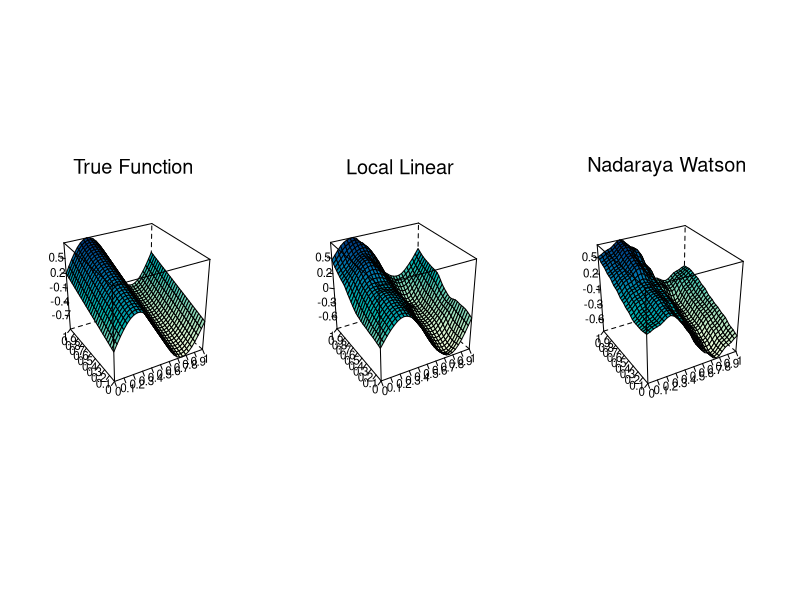

Write R code to recreate this figure.
# ----------------------------------------------------------------------------
# Book: SPM
# ----------------------------------------------------------------------------
# Usage: -
# ----------------------------------------------------------------------------
# See also: -
# ----------------------------------------------------------------------------
# Quantlet: SPMtruenadloc
# ----------------------------------------------------------------------------
# Description: SPMtruenadloc computes the true function, the Nadaraya-Watson
# estimate and the local linear estimate.
# ----------------------------------------------------------------------------
# Author: Eunah Whang, Awdesch Melzer 03042013
# ----------------------------------------------------------------------------

graphics.off()
rm(list = ls(all = TRUE))

set.seed(100)  # set pseudo random numbers
# Number of observations
N    = 900  
grid = seq(0, 1, length = 30)  # grid
x12  = expand.grid(grid, grid)  # expand the grid
x1   = x12[[1]]
x2   = x12[[2]]
true = function(x1, x2) {
    sin(2 * pi * x1) + x2
}  # true function

z = true(x1, x2)  # true function for inputs
y = true(x1, x2) + rnorm(N, mean = 0, sd = 0.5)  # add error to true function

# The local linear smoother
mhat.ll = loess(y ~ x1 + x2, span = 0.1, degree = 1)  # loc

# The Nadaraya-Watson smoother
mhat.nw = loess(y ~ x1 + x2, span = 0.1, degree = 0)


data.tr = data.frame(z, grid, grid)
data.ll = data.frame(mhat.ll$fitted, grid, grid)
data.nw = data.frame(mhat.nw$fitted, grid, grid)



require(lattice)
# To save plot uncomment following line and 'dev.off()', please, comment-out
# 'dev.new()' pdf('SPMtruenadloc%02d.pdf', height=5, width=15, onefile=F)
par.set = list(axis.line = list(col = "transparent"), clip = list(panel = "off"))

# true function plor
p1 = wireframe(z ~ grid * grid, data = data.tr, drape = TRUE, colorkey = F, ticktype = "detailed", 
    main = expression(paste("True Function")), screen = list(z = 30, x = -60), 
    scales = list(arrows = FALSE, col = "black", distance = 1, tick.number = 8, 
        cex = 0.7, x = list(labels = round(seq(0, 1, length = 11), 1)), y = list(labels = round(seq(0, 
            1, length = 11), 1)), z = list(labels = round(seq(min(z), max(z), length = 11), 
            2))), xlab = list("", rot = 30, cex = 1.2), ylab = list("", rot = -40, 
        cex = 1.2), zlab = list("", rot = 95, cex = 1.1), par.settings = par.set)

# local linear plot

p2 = wireframe(mhat.ll$fitted ~ grid * grid, data = data.ll, drape = TRUE, colorkey = F, 
    ticktype = "detailed", main = expression(paste("Local Linear")), screen = list(z = 30, 
        x = -60), scales = list(arrows = FALSE, col = "black", distance = 1, tick.number = 8, 
        cex = 0.7, x = list(labels = round(seq(0, 1, length = 11), 1)), y = list(labels = round(seq(0, 
            1, length = 11), 1)), z = list(labels = round(seq(min(mhat.ll$fitted), 
            max(mhat.ll$fitted), length = 11), 1))), xlab = list("", rot = 30, 
        cex = 1.2), ylab = list("", rot = -40, cex = 1.2), zlab = list("", rot = 95, 
        cex = 1.1), par.settings = par.set)

# nadaraya watson plot

p3 = wireframe(mhat.nw$fitted ~ grid * grid, data = data.nw, drape = TRUE, colorkey = F, 
    ticktype = "detailed", main = expression(paste("Nadaraya Watson")), screen = list(z = 30, 
        x = -60), scales = list(arrows = FALSE, col = "black", distance = 1, tick.number = 8, 
        cex = 0.7, x = list(labels = round(seq(0, 1, length = 11), 1)), y = list(labels = round(seq(0, 
            1, length = 11), 1)), z = list(labels = round(seq(min(mhat.nw$fitted), 
            max(mhat.nw$fitted), length = 11), 1))), xlab = list("", rot = 30, 
        cex = 1.2), ylab = list("", rot = -40, cex = 1.2), zlab = list("", rot = 95, 
        cex = 1.1), par.settings = par.set)

print(p1, split = c(1, 1, 3, 1), more = TRUE)
print(p2, split = c(2, 1, 3, 1), more = TRUE)
print(p3, split = c(3, 1, 3, 1))